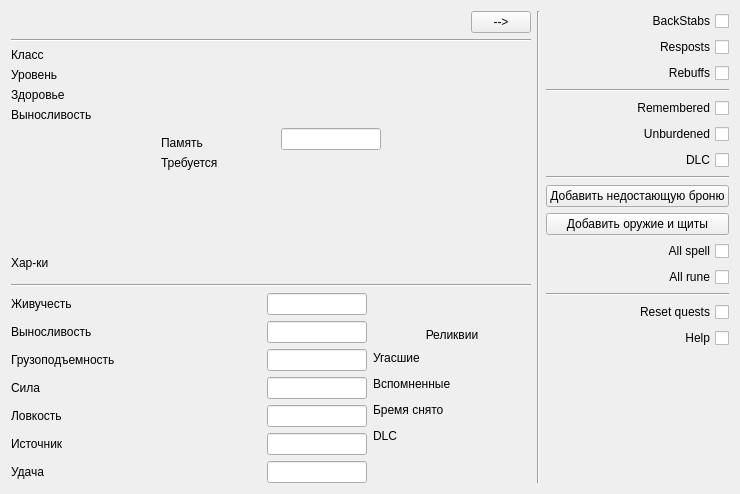
<?xml version="1.0" encoding="UTF-8"?>
<ui version="4.0">
 <class>Tab_stats</class>
 <widget class="QWidget" name="Tab_stats">
  <property name="geometry">
   <rect>
    <x>0</x>
    <y>0</y>
    <width>740</width>
    <height>494</height>
   </rect>
  </property>
  <property name="sizePolicy">
   <sizepolicy hsizetype="Preferred" vsizetype="Preferred">
    <horstretch>0</horstretch>
    <verstretch>0</verstretch>
   </sizepolicy>
  </property>
  <property name="minimumSize">
   <size>
    <width>0</width>
    <height>0</height>
   </size>
  </property>
  <property name="maximumSize">
   <size>
    <width>740</width>
    <height>16777215</height>
   </size>
  </property>
  <property name="windowTitle">
   <string notr="true">Form</string>
  </property>
  <property name="styleSheet">
   <string notr="true"/>
  </property>
  <layout class="QVBoxLayout" name="verticalLayout">
   <item>
    <layout class="QHBoxLayout" name="horizontalLayout">
     <item>
      <layout class="QVBoxLayout" name="verticalLayout_2">
       <item>
        <layout class="QHBoxLayout" name="horizontalLayout_2">
         <item>
          <widget class="QLabel" name="l_nickname">
           <property name="sizePolicy">
            <sizepolicy hsizetype="Preferred" vsizetype="Preferred">
             <horstretch>0</horstretch>
             <verstretch>0</verstretch>
            </sizepolicy>
           </property>
           <property name="minimumSize">
            <size>
             <width>0</width>
             <height>0</height>
            </size>
           </property>
           <property name="maximumSize">
            <size>
             <width>16777215</width>
             <height>30</height>
            </size>
           </property>
           <property name="toolTip">
            <string/>
           </property>
           <property name="text">
            <string notr="true"/>
           </property>
           <property name="alignment">
            <set>Qt::AlignmentFlag::AlignLeading|Qt::AlignmentFlag::AlignLeft|Qt::AlignmentFlag::AlignVCenter</set>
           </property>
          </widget>
         </item>
         <item>
          <widget class="QPushButton" name="btn_cheat">
           <property name="enabled">
            <bool>true</bool>
           </property>
           <property name="minimumSize">
            <size>
             <width>60</width>
             <height>20</height>
            </size>
           </property>
           <property name="maximumSize">
            <size>
             <width>60</width>
             <height>16777215</height>
            </size>
           </property>
           <property name="layoutDirection">
            <enum>Qt::LayoutDirection::RightToLeft</enum>
           </property>
           <property name="text">
            <string>--&gt;</string>
           </property>
          </widget>
         </item>
        </layout>
       </item>
       <item>
        <widget class="Line" name="line">
         <property name="orientation">
          <enum>Qt::Orientation::Horizontal</enum>
         </property>
        </widget>
       </item>
       <item>
        <layout class="QGridLayout" name="gridLayout_8">
         <item row="1" column="0">
          <widget class="QLabel" name="label_1">
           <property name="text">
            <string>Класс</string>
           </property>
          </widget>
         </item>
         <item row="1" column="1">
          <widget class="QLabel" name="l_class">
           <property name="text">
            <string notr="true"/>
           </property>
           <property name="alignment">
            <set>Qt::AlignmentFlag::AlignRight|Qt::AlignmentFlag::AlignTrailing|Qt::AlignmentFlag::AlignVCenter</set>
           </property>
          </widget>
         </item>
         <item row="4" column="0">
          <widget class="QLabel" name="label_4">
           <property name="text">
            <string>Выносливость</string>
           </property>
          </widget>
         </item>
         <item row="4" column="1">
          <widget class="QLabel" name="l_stamina">
           <property name="text">
            <string notr="true"/>
           </property>
           <property name="alignment">
            <set>Qt::AlignmentFlag::AlignRight|Qt::AlignmentFlag::AlignTrailing|Qt::AlignmentFlag::AlignVCenter</set>
           </property>
          </widget>
         </item>
         <item row="3" column="1">
          <widget class="QLabel" name="l_health">
           <property name="text">
            <string notr="true"/>
           </property>
           <property name="alignment">
            <set>Qt::AlignmentFlag::AlignRight|Qt::AlignmentFlag::AlignTrailing|Qt::AlignmentFlag::AlignVCenter</set>
           </property>
          </widget>
         </item>
         <item row="2" column="1">
          <widget class="QLabel" name="l_level">
           <property name="text">
            <string notr="true"/>
           </property>
           <property name="alignment">
            <set>Qt::AlignmentFlag::AlignRight|Qt::AlignmentFlag::AlignTrailing|Qt::AlignmentFlag::AlignVCenter</set>
           </property>
          </widget>
         </item>
         <item row="2" column="0">
          <widget class="QLabel" name="label_2">
           <property name="text">
            <string>Уровень</string>
           </property>
          </widget>
         </item>
         <item row="3" column="0">
          <widget class="QLabel" name="label_3">
           <property name="text">
            <string>Здоровье</string>
           </property>
          </widget>
         </item>
        </layout>
       </item>
       <item>
        <layout class="QHBoxLayout" name="horizontalLayout_4">
         <item>
          <spacer name="horizontalSpacer_5">
           <property name="orientation">
            <enum>Qt::Orientation::Horizontal</enum>
           </property>
           <property name="sizeType">
            <enum>QSizePolicy::Policy::Fixed</enum>
           </property>
           <property name="sizeHint" stdset="0">
            <size>
             <width>150</width>
             <height>20</height>
            </size>
           </property>
          </spacer>
         </item>
         <item>
          <layout class="QGridLayout" name="gridLayout_9">
           <item row="1" column="0">
            <widget class="QLabel" name="label_6">
             <property name="minimumSize">
              <size>
               <width>0</width>
               <height>20</height>
              </size>
             </property>
             <property name="maximumSize">
              <size>
               <width>16777215</width>
               <height>999999</height>
              </size>
             </property>
             <property name="text">
              <string>Требуется</string>
             </property>
             <property name="alignment">
              <set>Qt::AlignmentFlag::AlignLeading|Qt::AlignmentFlag::AlignLeft|Qt::AlignmentFlag::AlignTop</set>
             </property>
            </widget>
           </item>
           <item row="1" column="1">
            <widget class="QLabel" name="l_required">
             <property name="minimumSize">
              <size>
               <width>0</width>
               <height>20</height>
              </size>
             </property>
             <property name="text">
              <string notr="true"/>
             </property>
             <property name="alignment">
              <set>Qt::AlignmentFlag::AlignRight|Qt::AlignmentFlag::AlignTop|Qt::AlignmentFlag::AlignTrailing</set>
             </property>
            </widget>
           </item>
           <item row="0" column="0">
            <widget class="QLabel" name="label_5">
             <property name="minimumSize">
              <size>
               <width>0</width>
               <height>20</height>
              </size>
             </property>
             <property name="maximumSize">
              <size>
               <width>16777215</width>
               <height>999999</height>
              </size>
             </property>
             <property name="styleSheet">
              <string notr="true"/>
             </property>
             <property name="text">
              <string>Память</string>
             </property>
             <property name="alignment">
              <set>Qt::AlignmentFlag::AlignBottom|Qt::AlignmentFlag::AlignLeading|Qt::AlignmentFlag::AlignLeft</set>
             </property>
            </widget>
           </item>
           <item row="0" column="1">
            <widget class="QLineEdit" name="le_memory">
             <property name="maximumSize">
              <size>
               <width>100</width>
               <height>16777215</height>
              </size>
             </property>
             <property name="text">
              <string notr="true"/>
             </property>
             <property name="alignment">
              <set>Qt::AlignmentFlag::AlignBottom|Qt::AlignmentFlag::AlignRight|Qt::AlignmentFlag::AlignTrailing</set>
             </property>
            </widget>
           </item>
          </layout>
         </item>
         <item>
          <spacer name="horizontalSpacer_6">
           <property name="orientation">
            <enum>Qt::Orientation::Horizontal</enum>
           </property>
           <property name="sizeType">
            <enum>QSizePolicy::Policy::Maximum</enum>
           </property>
           <property name="sizeHint" stdset="0">
            <size>
             <width>150</width>
             <height>20</height>
            </size>
           </property>
          </spacer>
         </item>
        </layout>
       </item>
       <item>
        <spacer name="verticalSpacer">
         <property name="orientation">
          <enum>Qt::Orientation::Vertical</enum>
         </property>
         <property name="sizeType">
          <enum>QSizePolicy::Policy::Fixed</enum>
         </property>
         <property name="sizeHint" stdset="0">
          <size>
           <width>20</width>
           <height>40</height>
          </size>
         </property>
        </spacer>
       </item>
       <item>
        <widget class="QLabel" name="label_7">
         <property name="sizePolicy">
          <sizepolicy hsizetype="Preferred" vsizetype="Preferred">
           <horstretch>0</horstretch>
           <verstretch>0</verstretch>
          </sizepolicy>
         </property>
         <property name="minimumSize">
          <size>
           <width>0</width>
           <height>0</height>
          </size>
         </property>
         <property name="maximumSize">
          <size>
           <width>16777215</width>
           <height>30</height>
          </size>
         </property>
         <property name="text">
          <string>Хар-ки</string>
         </property>
        </widget>
       </item>
       <item>
        <widget class="Line" name="line_2">
         <property name="orientation">
          <enum>Qt::Orientation::Horizontal</enum>
         </property>
        </widget>
       </item>
       <item>
        <layout class="QHBoxLayout" name="horizontalLayout_6">
         <item>
          <layout class="QGridLayout" name="gl_stats">
           <item row="6" column="0">
            <widget class="QLabel" name="label_15">
             <property name="minimumSize">
              <size>
               <width>0</width>
               <height>20</height>
              </size>
             </property>
             <property name="maximumSize">
              <size>
               <width>250</width>
               <height>16777215</height>
              </size>
             </property>
             <property name="text">
              <string>Удача</string>
             </property>
            </widget>
           </item>
           <item row="4" column="0">
            <widget class="QLabel" name="label_9">
             <property name="minimumSize">
              <size>
               <width>0</width>
               <height>20</height>
              </size>
             </property>
             <property name="maximumSize">
              <size>
               <width>250</width>
               <height>16777215</height>
              </size>
             </property>
             <property name="text">
              <string>Ловкость</string>
             </property>
            </widget>
           </item>
           <item row="1" column="0">
            <widget class="QLabel" name="label_13">
             <property name="minimumSize">
              <size>
               <width>0</width>
               <height>20</height>
              </size>
             </property>
             <property name="maximumSize">
              <size>
               <width>250</width>
               <height>16777215</height>
              </size>
             </property>
             <property name="text">
              <string>Выносливость</string>
             </property>
            </widget>
           </item>
           <item row="3" column="0">
            <widget class="QLabel" name="label_11">
             <property name="minimumSize">
              <size>
               <width>0</width>
               <height>20</height>
              </size>
             </property>
             <property name="maximumSize">
              <size>
               <width>250</width>
               <height>16777215</height>
              </size>
             </property>
             <property name="text">
              <string>Сила</string>
             </property>
            </widget>
           </item>
           <item row="5" column="0">
            <widget class="QLabel" name="label_14">
             <property name="minimumSize">
              <size>
               <width>0</width>
               <height>20</height>
              </size>
             </property>
             <property name="maximumSize">
              <size>
               <width>250</width>
               <height>16777215</height>
              </size>
             </property>
             <property name="text">
              <string>Источник</string>
             </property>
            </widget>
           </item>
           <item row="0" column="0">
            <widget class="QLabel" name="label_8">
             <property name="minimumSize">
              <size>
               <width>0</width>
               <height>20</height>
              </size>
             </property>
             <property name="maximumSize">
              <size>
               <width>250</width>
               <height>16777215</height>
              </size>
             </property>
             <property name="text">
              <string>Живучесть</string>
             </property>
            </widget>
           </item>
           <item row="2" column="0">
            <widget class="QLabel" name="label_12">
             <property name="minimumSize">
              <size>
               <width>0</width>
               <height>20</height>
              </size>
             </property>
             <property name="maximumSize">
              <size>
               <width>250</width>
               <height>16777215</height>
              </size>
             </property>
             <property name="text">
              <string>Грузоподъемность</string>
             </property>
            </widget>
           </item>
           <item row="0" column="1">
            <widget class="QLineEdit" name="le_stat_vitality">
             <property name="maximumSize">
              <size>
               <width>100</width>
               <height>16777215</height>
              </size>
             </property>
             <property name="inputMethodHints">
              <set>Qt::InputMethodHint::ImhNone</set>
             </property>
             <property name="text">
              <string notr="true"/>
             </property>
             <property name="alignment">
              <set>Qt::AlignmentFlag::AlignRight|Qt::AlignmentFlag::AlignTrailing|Qt::AlignmentFlag::AlignVCenter</set>
             </property>
            </widget>
           </item>
           <item row="1" column="1">
            <widget class="QLineEdit" name="le_stat_stamina">
             <property name="maximumSize">
              <size>
               <width>100</width>
               <height>16777215</height>
              </size>
             </property>
             <property name="text">
              <string notr="true"/>
             </property>
             <property name="alignment">
              <set>Qt::AlignmentFlag::AlignRight|Qt::AlignmentFlag::AlignTrailing|Qt::AlignmentFlag::AlignVCenter</set>
             </property>
            </widget>
           </item>
           <item row="2" column="1">
            <widget class="QLineEdit" name="le_stat_equipLoad">
             <property name="maximumSize">
              <size>
               <width>100</width>
               <height>16777215</height>
              </size>
             </property>
             <property name="text">
              <string notr="true"/>
             </property>
             <property name="alignment">
              <set>Qt::AlignmentFlag::AlignRight|Qt::AlignmentFlag::AlignTrailing|Qt::AlignmentFlag::AlignVCenter</set>
             </property>
            </widget>
           </item>
           <item row="3" column="1">
            <widget class="QLineEdit" name="le_stat_strength">
             <property name="maximumSize">
              <size>
               <width>100</width>
               <height>16777215</height>
              </size>
             </property>
             <property name="text">
              <string notr="true"/>
             </property>
             <property name="alignment">
              <set>Qt::AlignmentFlag::AlignRight|Qt::AlignmentFlag::AlignTrailing|Qt::AlignmentFlag::AlignVCenter</set>
             </property>
            </widget>
           </item>
           <item row="4" column="1">
            <widget class="QLineEdit" name="le_stat_dexterity">
             <property name="maximumSize">
              <size>
               <width>100</width>
               <height>16777215</height>
              </size>
             </property>
             <property name="text">
              <string notr="true"/>
             </property>
             <property name="alignment">
              <set>Qt::AlignmentFlag::AlignRight|Qt::AlignmentFlag::AlignTrailing|Qt::AlignmentFlag::AlignVCenter</set>
             </property>
            </widget>
           </item>
           <item row="5" column="1">
            <widget class="QLineEdit" name="le_stat_attunement">
             <property name="maximumSize">
              <size>
               <width>100</width>
               <height>16777215</height>
              </size>
             </property>
             <property name="text">
              <string notr="true"/>
             </property>
             <property name="alignment">
              <set>Qt::AlignmentFlag::AlignRight|Qt::AlignmentFlag::AlignTrailing|Qt::AlignmentFlag::AlignVCenter</set>
             </property>
            </widget>
           </item>
           <item row="6" column="1">
            <widget class="QLineEdit" name="le_stat_luck">
             <property name="maximumSize">
              <size>
               <width>100</width>
               <height>16777215</height>
              </size>
             </property>
             <property name="text">
              <string notr="true"/>
             </property>
             <property name="alignment">
              <set>Qt::AlignmentFlag::AlignRight|Qt::AlignmentFlag::AlignTrailing|Qt::AlignmentFlag::AlignVCenter</set>
             </property>
            </widget>
           </item>
          </layout>
         </item>
         <item>
          <layout class="QVBoxLayout" name="verticalLayout_14">
           <item>
            <widget class="QLabel" name="label_22">
             <property name="text">
              <string>Реликвии</string>
             </property>
             <property name="alignment">
              <set>Qt::AlignmentFlag::AlignBottom|Qt::AlignmentFlag::AlignHCenter</set>
             </property>
            </widget>
           </item>
           <item>
            <layout class="QGridLayout" name="gridLayout_7">
             <item row="1" column="0">
              <widget class="QLabel" name="label_24">
               <property name="minimumSize">
                <size>
                 <width>0</width>
                 <height>20</height>
                </size>
               </property>
               <property name="text">
                <string>Вспомненные</string>
               </property>
              </widget>
             </item>
             <item row="2" column="0">
              <widget class="QLabel" name="label_25">
               <property name="minimumSize">
                <size>
                 <width>0</width>
                 <height>20</height>
                </size>
               </property>
               <property name="text">
                <string>Бремя снято</string>
               </property>
              </widget>
             </item>
             <item row="0" column="0">
              <widget class="QLabel" name="label_23">
               <property name="minimumSize">
                <size>
                 <width>0</width>
                 <height>20</height>
                </size>
               </property>
               <property name="text">
                <string>Угасшие</string>
               </property>
               <property name="textFormat">
                <enum>Qt::TextFormat::AutoText</enum>
               </property>
              </widget>
             </item>
             <item row="3" column="0">
              <widget class="QLabel" name="label">
               <property name="minimumSize">
                <size>
                 <width>0</width>
                 <height>20</height>
                </size>
               </property>
               <property name="text">
                <string notr="true">DLC</string>
               </property>
              </widget>
             </item>
             <item row="2" column="1">
              <widget class="QLabel" name="l_unburdened">
               <property name="minimumSize">
                <size>
                 <width>0</width>
                 <height>20</height>
                </size>
               </property>
               <property name="text">
                <string notr="true"/>
               </property>
               <property name="alignment">
                <set>Qt::AlignmentFlag::AlignRight|Qt::AlignmentFlag::AlignTrailing|Qt::AlignmentFlag::AlignVCenter</set>
               </property>
              </widget>
             </item>
             <item row="1" column="1">
              <widget class="QLabel" name="l_remembered">
               <property name="minimumSize">
                <size>
                 <width>0</width>
                 <height>20</height>
                </size>
               </property>
               <property name="text">
                <string notr="true"/>
               </property>
               <property name="alignment">
                <set>Qt::AlignmentFlag::AlignRight|Qt::AlignmentFlag::AlignTrailing|Qt::AlignmentFlag::AlignVCenter</set>
               </property>
              </widget>
             </item>
             <item row="0" column="1">
              <widget class="QLabel" name="l_faded">
               <property name="minimumSize">
                <size>
                 <width>0</width>
                 <height>20</height>
                </size>
               </property>
               <property name="text">
                <string notr="true"/>
               </property>
               <property name="alignment">
                <set>Qt::AlignmentFlag::AlignRight|Qt::AlignmentFlag::AlignTrailing|Qt::AlignmentFlag::AlignVCenter</set>
               </property>
              </widget>
             </item>
             <item row="3" column="1">
              <widget class="QLabel" name="l_DLC">
               <property name="minimumSize">
                <size>
                 <width>0</width>
                 <height>20</height>
                </size>
               </property>
               <property name="text">
                <string notr="true"/>
               </property>
               <property name="alignment">
                <set>Qt::AlignmentFlag::AlignRight|Qt::AlignmentFlag::AlignTrailing|Qt::AlignmentFlag::AlignVCenter</set>
               </property>
              </widget>
             </item>
            </layout>
           </item>
           <item>
            <spacer name="verticalSpacer_2">
             <property name="orientation">
              <enum>Qt::Orientation::Vertical</enum>
             </property>
             <property name="sizeType">
              <enum>QSizePolicy::Policy::Fixed</enum>
             </property>
             <property name="sizeHint" stdset="0">
              <size>
               <width>20</width>
               <height>37</height>
              </size>
             </property>
            </spacer>
           </item>
          </layout>
         </item>
        </layout>
       </item>
      </layout>
     </item>
     <item>
      <widget class="Line" name="line_3">
       <property name="orientation">
        <enum>Qt::Orientation::Vertical</enum>
       </property>
      </widget>
     </item>
     <item>
      <layout class="QVBoxLayout" name="vl_cheat_layout" stretch="0,0,0,0,0,0,0,0,0,0,0,0,0,0,0,0">
       <item>
        <widget class="QCheckBox" name="cb_backstabs">
         <property name="toolTip">
          <string>Если активировано, то нужно оформить всего один бэкстэб для достижения</string>
         </property>
         <property name="layoutDirection">
          <enum>Qt::LayoutDirection::RightToLeft</enum>
         </property>
         <property name="text">
          <string notr="true">BackStabs</string>
         </property>
        </widget>
       </item>
       <item>
        <widget class="QCheckBox" name="cb_repostes">
         <property name="toolTip">
          <string>Если активировано, то нужно оформить всего один репост для достижения</string>
         </property>
         <property name="layoutDirection">
          <enum>Qt::LayoutDirection::RightToLeft</enum>
         </property>
         <property name="text">
          <string notr="true">Resposts</string>
         </property>
        </widget>
       </item>
       <item>
        <widget class="QCheckBox" name="cb_rebuffs">
         <property name="toolTip">
          <string>Если активировано, то нужно оформить всего один репост для достижения</string>
         </property>
         <property name="layoutDirection">
          <enum>Qt::LayoutDirection::RightToLeft</enum>
         </property>
         <property name="text">
          <string notr="true">Rebuffs</string>
         </property>
        </widget>
       </item>
       <item>
        <widget class="Line" name="line_4">
         <property name="orientation">
          <enum>Qt::Orientation::Horizontal</enum>
         </property>
        </widget>
       </item>
       <item>
        <widget class="QCheckBox" name="cb_remembered">
         <property name="toolTip">
          <string>Создает иллюзию, что все предметы вспомнены, для достижения</string>
         </property>
         <property name="layoutDirection">
          <enum>Qt::LayoutDirection::RightToLeft</enum>
         </property>
         <property name="text">
          <string notr="true">Remembered</string>
         </property>
        </widget>
       </item>
       <item>
        <widget class="QCheckBox" name="cb_unburdened">
         <property name="toolTip">
          <string>Создает иллюзию, что у всех предметов снято бремя, для достижения</string>
         </property>
         <property name="layoutDirection">
          <enum>Qt::LayoutDirection::RightToLeft</enum>
         </property>
         <property name="text">
          <string notr="true">Unburdened</string>
         </property>
        </widget>
       </item>
       <item>
        <widget class="QCheckBox" name="cb_DLC">
         <property name="toolTip">
          <string>Создает иллюзию, что все предметы вспомнены, для достижения</string>
         </property>
         <property name="layoutDirection">
          <enum>Qt::LayoutDirection::RightToLeft</enum>
         </property>
         <property name="text">
          <string notr="true">DLC</string>
         </property>
        </widget>
       </item>
       <item>
        <widget class="Line" name="line_5">
         <property name="orientation">
          <enum>Qt::Orientation::Horizontal</enum>
         </property>
        </widget>
       </item>
       <item>
        <widget class="QPushButton" name="btn_all_armor">
         <property name="toolTip"><string>Использует проверенный каталог на вкладке «Сумка»</string></property>
         <property name="text"><string>Добавить недостающую броню</string></property>
        </widget>
       </item>
       <item>
        <widget class="QPushButton" name="btn_all_weapon">
         <property name="toolTip"><string>Использует проверенный каталог на вкладке «Сумка»</string></property>
         <property name="text"><string>Добавить оружие и щиты</string></property>
        </widget>
       </item>
       <item>
        <widget class="QCheckBox" name="cb_all_spell">
         <property name="toolTip">
          <string>Добавляет всю магию</string>
         </property>
         <property name="layoutDirection">
          <enum>Qt::LayoutDirection::RightToLeft</enum>
         </property>
         <property name="text">
          <string notr="true">All spell</string>
         </property>
        </widget>
       </item>
       <item>
        <widget class="QCheckBox" name="cb_all_rune">
         <property name="toolTip">
          <string>Добавляет все руны</string>
         </property>
         <property name="layoutDirection">
          <enum>Qt::LayoutDirection::RightToLeft</enum>
         </property>
         <property name="text">
          <string notr="true">All rune</string>
         </property>
        </widget>
       </item>
       <item>
        <widget class="Line" name="line_6">
         <property name="orientation">
          <enum>Qt::Orientation::Horizontal</enum>
         </property>
        </widget>
       </item>
       <item>
        <widget class="QCheckBox" name="cb_restore_quests">
         <property name="toolTip">
          <string>Сбрасывает все квесты. Позволяет проходить квесты не переходя в новую игру</string>
         </property>
         <property name="layoutDirection">
          <enum>Qt::LayoutDirection::RightToLeft</enum>
         </property>
         <property name="text">
          <string notr="true">Reset quests</string>
         </property>
        </widget>
       </item>
       <item>
        <widget class="QCheckBox" name="cb_help">
         <property name="toolTip">
          <string>Вам никто не помогал в убийстве боссов ;)</string>
         </property>
         <property name="layoutDirection">
          <enum>Qt::LayoutDirection::RightToLeft</enum>
         </property>
         <property name="text">
          <string notr="true">Help</string>
         </property>
        </widget>
       </item>
       <item>
        <spacer name="verticalSpacer_3">
         <property name="orientation">
          <enum>Qt::Orientation::Vertical</enum>
         </property>
         <property name="sizeHint" stdset="0">
          <size>
           <width>20</width>
           <height>40</height>
          </size>
         </property>
        </spacer>
       </item>
      </layout>
     </item>
    </layout>
   </item>
  </layout>
 </widget>
 <resources/>
 <connections/>
</ui>
